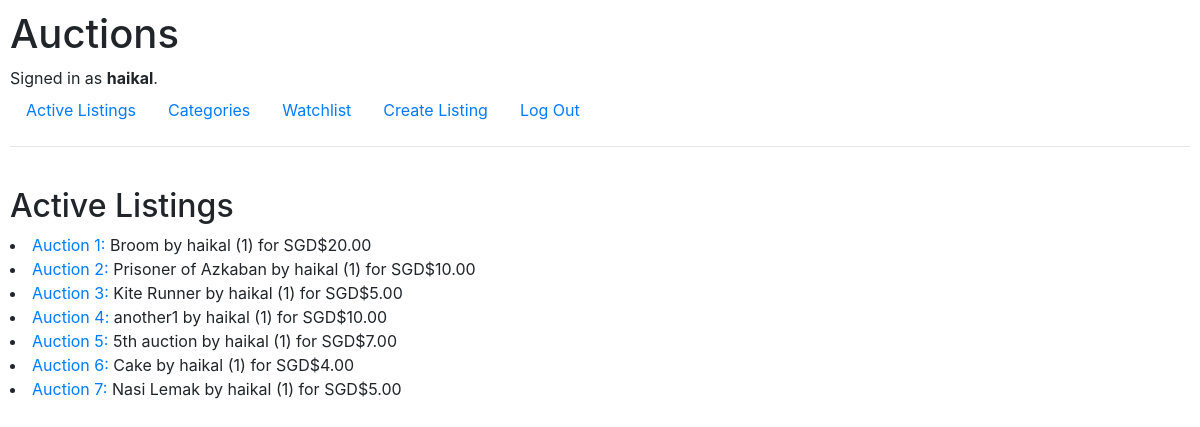
The app's page /auctions/ (signed in) with its own data.
### auctions/models.py (models this page shows, shortened)
class User(AbstractUser):
    country = models.CharField(max_length=64)
    def __str__(self):
        return f"{self.username} ({self.id})"

class Auction(models.Model):
    title = models.CharField(max_length=32)
    description = models.TextField(max_length=100)
    user = models.ForeignKey(User, on_delete=models.CASCADE, related_name="listings")
    watchlist = models.ManyToManyField(User, blank=True, related_name="watchlist")
    price = models.DecimalField(max_digits=5, decimal_places=2) # initial price
    bid = models.DecimalField(max_digits=5, decimal_places=2)
    bidder = models.ManyToManyField(User, blank=True, related_name="bidder")
    picture = models.URLField()
    category = models.CharField(max_length=32)

### auctions/views.py (the view)
# urls.py: path("", views.index, name="index"),
def index(request):
    return render(request, "auctions/index.html", {
        "auctions": Auction.objects.all()
    })

### auctions/templates/auctions/index.html
{% extends "auctions/layout.html" %}
{% block body %}
    {% if user.is_authenticated %}
        <br>
        <h2>Active Listings</h2>
        {% for auction in auctions %}
            <li> <a href="{% url 'auctions:listing' auction.id %}">Auction {{ auction.id }}:</a> {{ auction.title }} by {{ auction.user }} for SGD${{ auction.price }} </li>
        {% endfor %}
    {% endif %}
{% endblock %}

### auctions/templates/auctions/layout.html (shortened to what this page needs)
{% load static %}
<!DOCTYPE html>
<html lang="en">
    <head>
        <link rel="stylesheet" href="https://stackpath.bootstrapcdn.com/bootstrap/4.4.1/css/bootstrap.min.css">
        <link href="{% static 'auctions/styles.css' %}" rel="stylesheet">
    </head>
    <body>
        <h1>Auctions</h1>
        <div>
            {% if user.is_authenticated %}
                Signed in as <strong>{{ user.username }}</strong>.
            {% else %}
                Not signed in.
            {% endif %}
        </div>
        <ul class="nav">
            {% if user.is_authenticated %}
                <li class="nav-item">
                    <a class="nav-link" href="{% url 'auctions:index' %}">Active Listings</a>
                </li>
                <li class="nav-item">
                    <a class="nav-link" href="{% url 'auctions:index' %}">Categories</a>
                </li>
                <li>
                    <a class="nav-link" href="{% url 'auctions:watchlist' %}">Watchlist</a>
                </li>
                <li class="nav-item">
                    <a class="nav-link" href="{% url 'auctions:createListing' %}">Create Listing</a>
                </li>
                <li class="nav-item">
                    <a class="nav-link" href="{% url 'auctions:logout' %}">Log Out</a>
                </li>
            {% endif %}
        </ul>
        <hr>
        {% block body %}
        {% endblock %}
    </body>
</html>

### auctions/static/auctions/styles.css (style rules this page uses)
body { padding: 10px; }

### records on screen
User: username "haikal"
Auction: id "1", title "Broom", user "haikal (1)", price "20.00"
Auction: id "2", title "Prisoner of Azkaban", user "haikal (1)", price "10.00"
Auction: id "3", title "Kite Runner", user "haikal (1)", price "5.00"
Auction: id "4", title "another1", user "haikal (1)", price "10.00"
Auction: id "5", title "5th auction", user "haikal (1)", price "7.00"
Auction: id "6", title "Cake", user "haikal (1)", price "4.00"
Auction: id "7", title "Nasi Lemak", user "haikal (1)", price "5.00"
